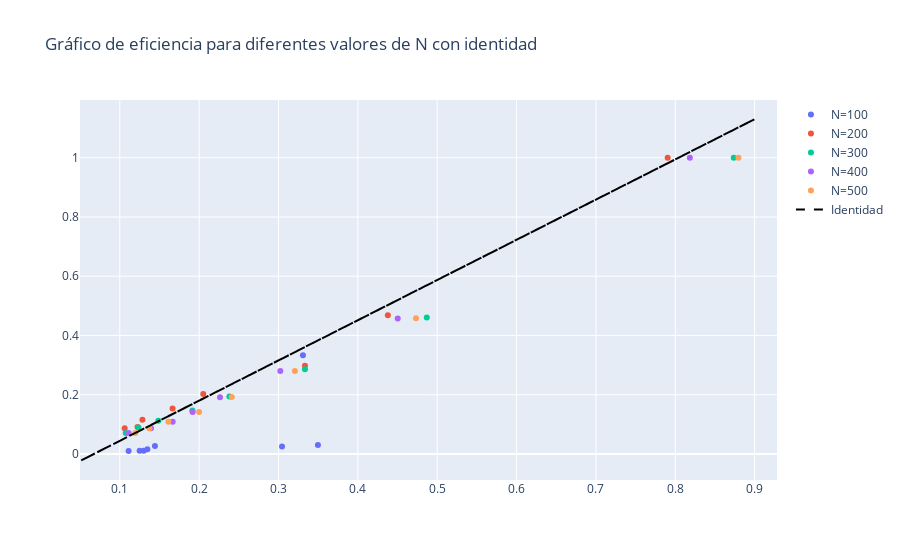

Notebook cell for this chart:
### Code cell
graph_linear_regresion(comparacion_prueba3, "EFICIENCIA")
